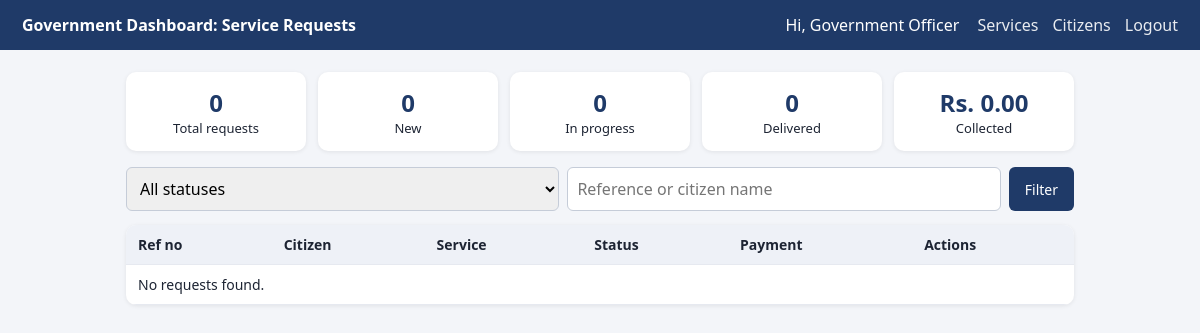
/admin/index.php (signed in), run on an earlier commit of the app's database.
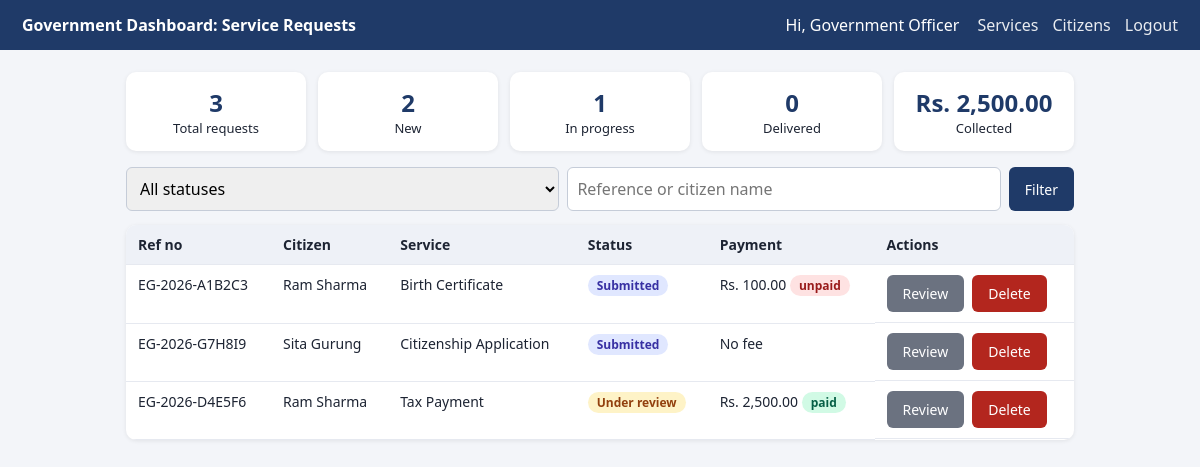
And on a later commit of the database.
### tables this page shows
CREATE TABLE applications (
  id INT AUTO_INCREMENT PRIMARY KEY,
  ref_no VARCHAR(20) NOT NULL UNIQUE,
  user_id INT NOT NULL,
  service_type_id INT NOT NULL,
  details TEXT NOT NULL,
  amount_due DECIMAL(10,2) NOT NULL DEFAULT 0,
  payment_status ENUM('unpaid','paid') NOT NULL DEFAULT 'unpaid',
  paid_at DATETIME NULL,
  status ENUM('submitted','under_review','approved','rejected','delivered') NOT NULL DEFAULT 'submitted',
  admin_remarks TEXT NULL,
  handled_by INT NULL,
  delivered_at DATETIME NULL,
  document_no VARCHAR(30) NULL,
  delivery_note VARCHAR(255) NULL,
  created_at TIMESTAMP DEFAULT CURRENT_TIMESTAMP,
  updated_at TIMESTAMP DEFAULT CURRENT_TIMESTAMP ON UPDATE CURRENT_TIMESTAMP,
  FOREIGN KEY (user_id) REFERENCES users(id) ON DELETE CASCADE,
  FOREIGN KEY (service_type_id) REFERENCES service_types(id),
  FOREIGN KEY (handled_by) REFERENCES admins(id) ON DELETE SET NULL
);

CREATE TABLE users (
  id INT AUTO_INCREMENT PRIMARY KEY,
  full_name VARCHAR(100) NOT NULL,
  email VARCHAR(120) UNIQUE NOT NULL,
  password_hash VARCHAR(255) NOT NULL,
  phone VARCHAR(20) NOT NULL DEFAULT '',
  address VARCHAR(200) NOT NULL DEFAULT '',
  district VARCHAR(60) NOT NULL DEFAULT '',
  created_at TIMESTAMP DEFAULT CURRENT_TIMESTAMP
);

CREATE TABLE service_types (
  id INT AUTO_INCREMENT PRIMARY KEY,
  name VARCHAR(80) NOT NULL UNIQUE,
  description VARCHAR(255) NOT NULL DEFAULT '',
  hint VARCHAR(255) NOT NULL DEFAULT '',
  fee DECIMAL(10,2) NOT NULL DEFAULT 0,
  needs_amount TINYINT(1) NOT NULL DEFAULT 0,    
  is_active TINYINT(1) NOT NULL DEFAULT 1
);

### admin/index.php (the view, shortened to what this page needs)
<?php
require '../config/db.php'; require_admin();
$status = $_GET['status'] ?? ''; $q = trim($_GET['q'] ?? '');
$sql = "SELECT a.*, s.name AS service, u.full_name AS citizen FROM applications a
        JOIN service_types s ON s.id=a.service_type_id JOIN users u ON u.id=a.user_id WHERE 1";
$p = [];
$sql .= " ORDER BY FIELD(a.status,'submitted','under_review','approved','rejected','delivered'), a.created_at DESC";
$st = $pdo->prepare($sql); $st->execute($p); $rows = $st->fetchAll();
$c = $pdo->query("SELECT status, COUNT(*) FROM applications GROUP BY status")->fetchAll(PDO::FETCH_KEY_PAIR);
$collected = (float)$pdo->query("SELECT COALESCE(SUM(amount_due),0) FROM applications WHERE payment_status='paid'")->fetchColumn();
head('Government Dashboard: Service Requests', '',
  'Hi, ' . e($_SESSION['admin_name']) . ' <a href="services.php">Services</a><a href="citizens.php">Citizens</a><a href="logout.php">Logout</a>', '../');
?>
<div class="stats">
<div><b><?= array_sum($c) ?></b>Total requests</div><div><b><?= $c['submitted'] ?? 0 ?></b>New</div>
<div><b><?= ($c['under_review'] ?? 0) + ($c['approved'] ?? 0) ?></b>In progress</div>
<div><b><?= $c['delivered'] ?? 0 ?></b>Delivered</div><div><b><?= money($collected) ?></b>Collected</div></div>
<form class="filter" method="get"><select name="status"><option value="">All statuses</option>
<?php foreach (STATUS_LABEL as $k => $l): ?><option value="<?= $k ?>" <?= $status === $k ? 'selected' : '' ?>><?= $l ?></option><?php endforeach; ?></select>
<input name="q" placeholder="Reference or citizen name" value="<?= e($q) ?>"><button class="btn">Filter</button></form>
<table><tr><th>Ref no</th><th>Citizen</th><th>Service</th><th>Status</th><th>Payment</th><th>Actions</th></tr>
<?php foreach ($rows as $r): ?>
<tr><td><?= e($r['ref_no']) ?></td><td><?= e($r['citizen']) ?></td><td><?= e($r['service']) ?></td><td><?= badge($r['status']) ?></td>
<td><?= $r['amount_due'] > 0 ? money($r['amount_due']) . ' ' . badge($r['payment_status']) : 'No fee' ?></td>
<td class="actions"><a class="btn gray" href="review.php?id=<?= $r['id'] ?>">Review</a>
<form method="post" action="delete.php" onsubmit="return confirm('Delete this request permanently?')"><?= csrf_field() ?>
<input type="hidden" name="id" value="<?= $r['id'] ?>"><button class="btn red">Delete</button></form></td></tr>
<?php endforeach; ?>
<?php if (!$rows): ?><tr><td colspan="6">No requests found.</td></tr><?php endif; ?></table>
<?php foot();

### config/db.php (shortened to what this page needs)
<?php
function e($s) { return htmlspecialchars((string)$s, ENT_QUOTES, 'UTF-8'); }
function money($n) { return 'Rs. ' . number_format((float)$n, 2); }
function badge($s) { return '<span class="badge ' . e($s) . '">' . e(STATUS_LABEL[$s] ?? $s) . '</span>'; }
function head($title, $cls = '', $nav = '', $base = '') {
    echo '<!DOCTYPE html><html><head><meta charset="utf-8"><meta name="viewport" content="width=device-width,initial-scale=1">'
       . '<title>' . e($title) . '</title><link rel="stylesheet" href="' . $base . 'assets/style.css"></head><body>'
       . '<header class="' . $cls . '"><strong>' . e($title) . '</strong><nav>' . $nav . '</nav></header><main>';
}
function foot() { echo '</main></body></html>'; }

What changed in the data, as far as the page shows it:
added applications: ref_no "EG-2026-A1B2C3", user.full_name "Ram Sharma", service_type.name "Birth Certificate", status "Submitted unpaid", amount_due "Rs. 100.00"
added applications: ref_no "EG-2026-G7H8I9", user.full_name "Sita Gurung", service_type.name "Citizenship Application", status "Submitted", amount_due "No fee"
added applications: ref_no "EG-2026-D4E5F6", user.full_name "Ram Sharma", service_type.name "Tax Payment", status "Under review paid", amount_due "Rs. 2,500.00", payment_status "paid" (drawn)
Also different on the page:
array_sum($c): "0" → "3"
$c['submitted']: "0" → "2"
money($collected): "Rs. 0.00" → "Rs. 2,500.00"
text no longer shown: "0 No requests found."
text now shown: "1"
